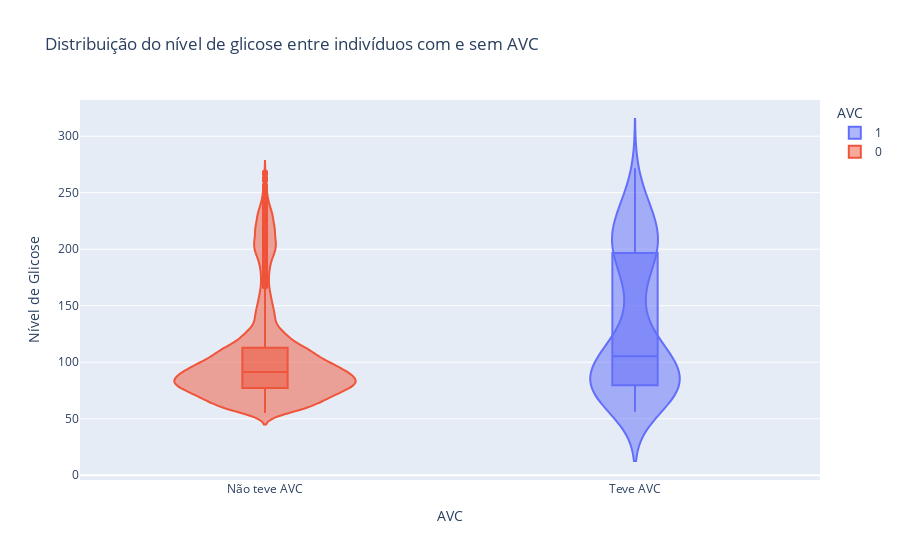

Notebook code for this chart:
### Code cell
fig = px.violin(
    df,
    x="stroke",
    y="avg_glucose_level",
    color="stroke",
    box=True,
    labels={"stroke": "AVC", "avg_glucose_level": "Nível de Glicose"},
    title="Distribuição do nível de glicose entre indivíduos com e sem AVC"
)

fig.update_xaxes(
    tickvals=[0, 1],
    ticktext=labels_avc
)

fig.show()

### Figure 1 — Plotly figure (JSON) as saved in the notebook; plotly's stock layout.template omitted (floating-point values rounded to 4 significant figures; data arrays with more than 128 entries replaced by an {"elided": "..."} marker saying what was removed)
{"data": [{"alignmentgroup": "True", "box": {"visible": true}, "hovertemplate": "AVC=%{x}<br>Nível de Glicose=%{y}<extra></extra>", "legendgroup": "1", "marker": {"color": "#636efa"}, "name": "1", "offsetgroup": "1", "orientation": "v", "scalegroup": "True", "showlegend": true, "type": "violin", "x": {"elided": "249 int values"}, "x0": " ", "xaxis": "x", "y": {"elided": "249 float values"}, "y0": " ", "yaxis": "y"}, {"alignmentgroup": "True", "box": {"visible": true}, "hovertemplate": "AVC=%{x}<br>Nível de Glicose=%{y}<extra></extra>", "legendgroup": "0", "marker": {"color": "#EF553B"}, "name": "0", "offsetgroup": "0", "orientation": "v", "scalegroup": "True", "showlegend": true, "type": "violin", "x": {"elided": "4861 int values"}, "x0": " ", "xaxis": "x", "y": {"elided": "4861 float values"}, "y0": " ", "yaxis": "y"}], "layout": {"legend": {"title": {"text": "AVC"}, "tracegroupgap": 0}, "title": {"text": "Distribuição do nível de glicose entre indivíduos com e sem AVC"}, "violinmode": "overlay", "xaxis": {"anchor": "y", "categoryarray": [1, 0], "categoryorder": "array", "domain": [0, 1], "ticktext": ["Não teve AVC", "Teve AVC"], "tickvals": [0, 1], "title": {"text": "AVC"}}, "yaxis": {"anchor": "x", "domain": [0, 1], "title": {"text": "Nível de Glicose"}}}}
